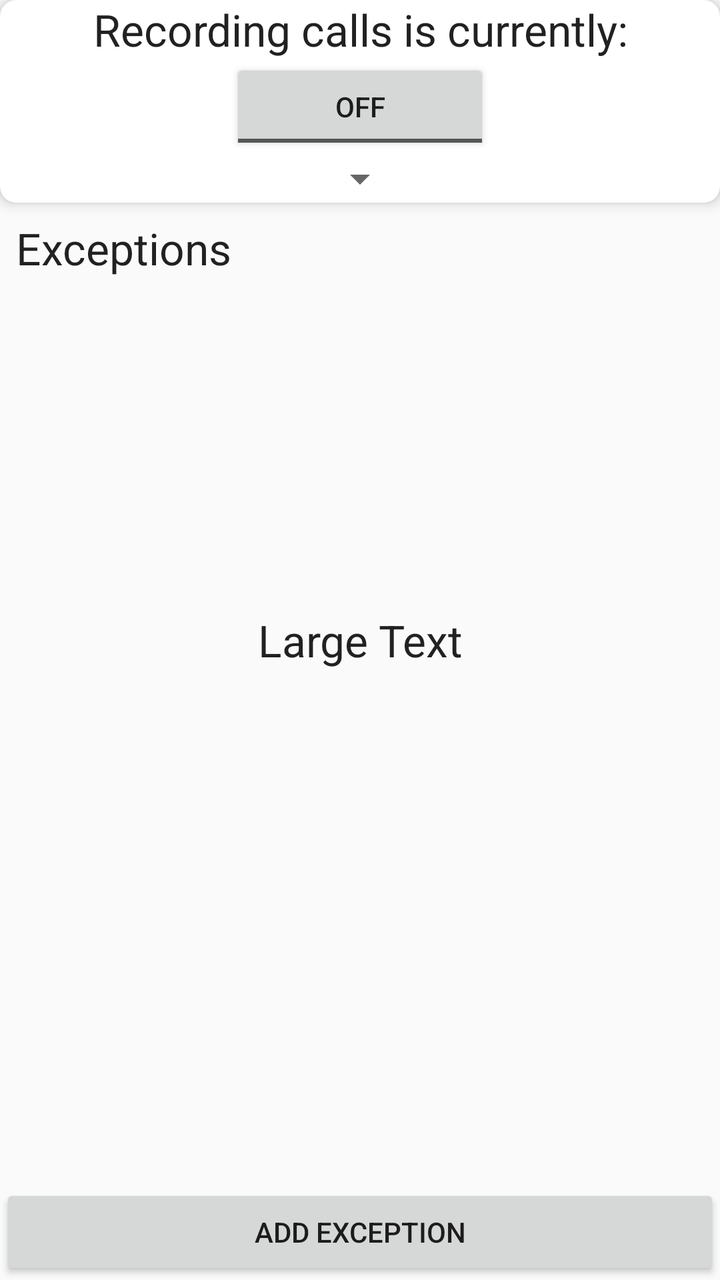
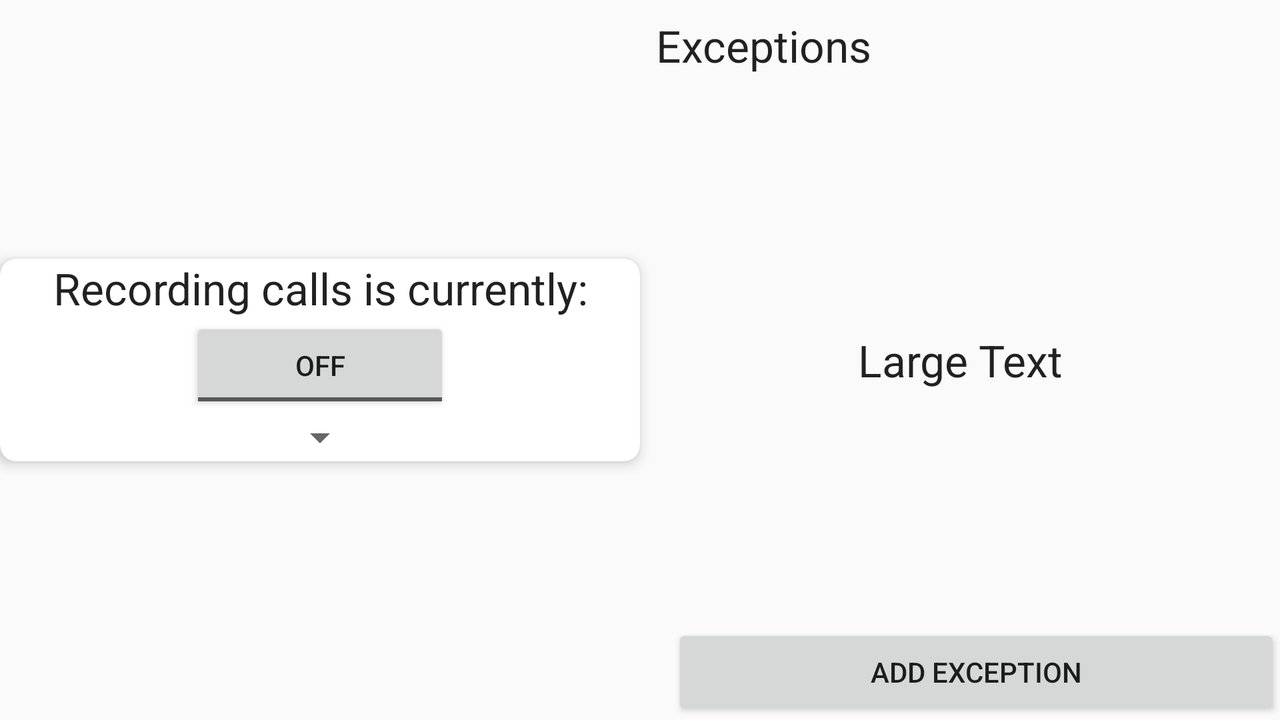

First picture: res/layout/ on a phone held upright. Second picture: the repository's own variant of that layout, on a device whose configuration matches the variant's folder. Source for both follows.
<!-- AndroidManifest.xml: application theme AppTheme -->
<!-- res/layout/fragment_options.xml -->
<RelativeLayout
    xmlns:android="http://schemas.android.com/apk/res/android"
    xmlns:tools="http://schemas.android.com/tools"
    xmlns:app="http://schemas.android.com/apk/res-auto"
    android:layout_width="match_parent"
    android:layout_height="match_parent"
    tools:context="com.pgizka.simplecallrecorder.options.OptionsFragment">

    <android.support.v7.widget.CardView
        xmlns:card_view="http://schemas.android.com/apk/res-auto"
        android:id="@+id/options_card_view"
        android:layout_width="match_parent"
        android:layout_height="wrap_content"
        android:paddingBottom="8dp"
        card_view:cardElevation="4dp"
        card_view:cardCornerRadius="8dp"
        >

        <RelativeLayout
            android:layout_width="match_parent"
            android:layout_height="match_parent"

            >

            <TextView
                android:layout_width="wrap_content"
                android:layout_height="wrap_content"
                android:textAppearance="?android:attr/textAppearanceLarge"
                android:text="@string/options_header_text"
                android:id="@+id/textView"
                android:gravity="center"
                android:layout_alignParentTop="true"
                android:layout_centerHorizontal="true" />

            <ToggleButton
                android:layout_width="130dp"
                android:layout_height="wrap_content"
                android:textOff="@string/options_toggle_button_off"
                android:textOn="@string/options_toggle_button_on"
                android:id="@+id/options_toggle_button"
                android:layout_below="@+id/textView"
                android:layout_centerHorizontal="true" />

            <Spinner
                android:layout_width="wrap_content"
                android:layout_height="wrap_content"
                android:id="@+id/options_spinner"
                android:layout_centerHorizontal="true"

                android:layout_below="@+id/options_toggle_button"
                android:textSize="60sp">


            </Spinner>


        </RelativeLayout>
    </android.support.v7.widget.CardView>

    <ListView
        android:layout_width="wrap_content"
        android:layout_height="wrap_content"
        android:id="@+id/options_list_view"
        android:layout_alignParentLeft="true"
        android:layout_alignParentStart="true"
        android:layout_above="@+id/options_add_button"
        android:layout_below="@+id/options_info_text"
        android:layout_marginLeft="8dp"
        android:layout_marginRight="8dp"
        />

    <Button
        android:layout_width="match_parent"
        android:layout_height="wrap_content"
        android:text="Add exception"
        android:id="@+id/options_add_button"
        android:layout_alignParentBottom="true"
        android:layout_centerHorizontal="true" />

    <TextView
        android:layout_width="wrap_content"
        android:layout_height="wrap_content"
        android:textAppearance="?android:attr/textAppearanceLarge"
        android:text="Exceptions"
        android:id="@+id/options_info_text"
        android:layout_below="@+id/options_card_view"
        android:layout_alignParentLeft="true"
        android:layout_alignParentStart="true"
        android:layout_marginTop="8dp"
        android:layout_marginLeft="8dp"
        />

    <TextView
        android:layout_width="wrap_content"
        android:layout_height="wrap_content"
        android:textAppearance="?android:attr/textAppearanceLarge"
        android:text="Large Text"
        android:gravity="center"
        android:id="@+id/options_empty_text"
        android:layout_centerVertical="true"
        android:layout_centerHorizontal="true" />


</RelativeLayout>
<!-- resources referenced by this layout -->
<resources>
  <string name="options_header_text">Recording calls is currently:</string>
  <string name="options_toggle_button_off">Off</string>
  <string name="options_toggle_button_on">On</string>
  <style name="AppTheme" parent="Base.Theme.AppCompat.Light.DarkActionBar">
  
          
  
          
      </style>
</resources>
<!-- res/layout-land/fragment_options.xml (the repository's variant of the layout above) -->
<!-- drawn on the phone turned sideways -->
<RelativeLayout
    xmlns:android="http://schemas.android.com/apk/res/android"
    xmlns:tools="http://schemas.android.com/tools"
    xmlns:app="http://schemas.android.com/apk/res-auto"
    android:layout_width="match_parent"
    android:layout_height="match_parent"
    tools:context="com.pgizka.simplecallrecorder.options.OptionsFragment">

    <android.support.v7.widget.CardView
        xmlns:card_view="http://schemas.android.com/apk/res-auto"
        android:id="@+id/options_card_view"
        android:layout_width="250dp"
        android:layout_height="wrap_content"
        android:paddingBottom="8dp"
        android:layout_alignRight="@+id/textView4"
        android:layout_alignParentLeft="true"
        android:layout_centerVertical="true"
        card_view:cardElevation="4dp"
        card_view:cardCornerRadius="8dp"
        >

        <RelativeLayout
            android:layout_width="match_parent"
            android:layout_height="match_parent"
            android:layout_gravity="center"
            android:gravity="center"
            >

            <TextView
                android:layout_width="wrap_content"
                android:layout_height="wrap_content"
                android:textAppearance="?android:attr/textAppearanceLarge"
                android:text="@string/options_header_text"
                android:id="@+id/textView"
                android:gravity="center"
                android:layout_alignParentTop="true"
                android:layout_centerHorizontal="true" />

            <ToggleButton
                android:layout_width="130dp"
                android:layout_height="wrap_content"
                android:textOff="@string/options_toggle_button_off"
                android:textOn="@string/options_toggle_button_on"
                android:id="@+id/options_toggle_button"
                android:layout_below="@+id/textView"
                android:layout_centerHorizontal="true" />

            <Spinner
                android:layout_width="wrap_content"
                android:layout_height="wrap_content"
                android:id="@+id/options_spinner"
                android:layout_centerHorizontal="true"

                android:layout_below="@+id/options_toggle_button"
                android:textSize="60sp">


            </Spinner>


        </RelativeLayout>
    </android.support.v7.widget.CardView>

    <TextView
        android:layout_width="wrap_content"
        android:layout_height="wrap_content"
        android:id="@+id/textView4"
        android:layout_alignParentTop="true"
        android:layout_centerHorizontal="true" />


    <ListView
        android:layout_width="wrap_content"
        android:layout_height="wrap_content"
        android:id="@+id/options_list_view"
        android:layout_above="@+id/options_add_button"
        android:layout_below="@+id/options_info_text"
        android:layout_alignLeft="@+id/options_info_text"
        android:layout_marginLeft="8dp"
        android:layout_marginRight="8dp"
        />

    <Button
        android:layout_width="match_parent"
        android:layout_height="wrap_content"
        android:text="Add exception"
        android:id="@+id/options_add_button"
        android:layout_alignParentBottom="true"
        android:layout_alignLeft="@id/options_list_view"
        android:layout_centerHorizontal="true" />

    <TextView
        android:layout_width="wrap_content"
        android:layout_height="wrap_content"
        android:textAppearance="?android:attr/textAppearanceLarge"
        android:text="Exceptions"
        android:id="@+id/options_info_text"
        android:layout_alignLeft="@+id/textView4"
        android:layout_alignParentTop="true"
        android:layout_marginTop="8dp"
        android:layout_marginLeft="8dp"
        />

    <TextView
        android:layout_width="wrap_content"
        android:layout_height="wrap_content"
        android:textAppearance="?android:attr/textAppearanceLarge"
        android:text="Large Text"
        android:gravity="center"
        android:id="@+id/options_empty_text"
        android:layout_alignLeft="@+id/textView4"
        android:layout_alignParentRight="true"
        android:padding="8dp"
        android:layout_centerVertical="true"
        android:layout_centerHorizontal="true" />


</RelativeLayout>
